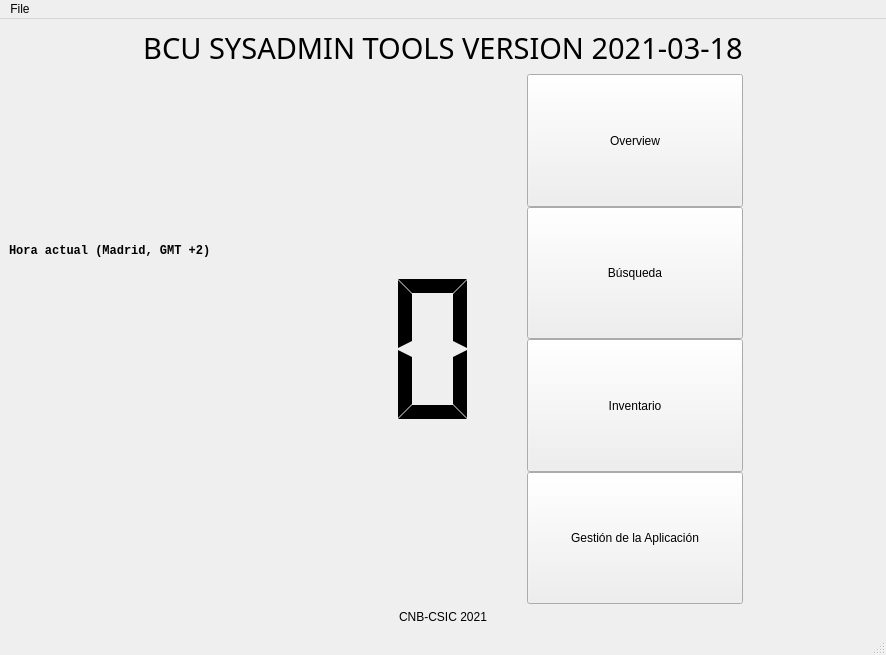
<?xml version="1.0" encoding="UTF-8"?>
<ui version="4.0">
 <class>MainWindow</class>
 <widget class="QMainWindow" name="MainWindow">
  <property name="geometry">
   <rect>
    <x>0</x>
    <y>0</y>
    <width>886</width>
    <height>655</height>
   </rect>
  </property>
  <property name="sizePolicy">
   <sizepolicy hsizetype="Expanding" vsizetype="Expanding">
    <horstretch>0</horstretch>
    <verstretch>0</verstretch>
   </sizepolicy>
  </property>
  <property name="windowTitle">
   <string>Toolbox BCU Sysadmin</string>
  </property>
  <property name="locale">
   <locale language="Spanish" country="Spain"/>
  </property>
  <widget class="QWidget" name="centralwidget">
   <property name="minimumSize">
    <size>
     <width>800</width>
     <height>0</height>
    </size>
   </property>
   <layout class="QVBoxLayout" name="verticalLayout_2">
    <item>
     <widget class="QLabel" name="label_title">
      <property name="sizePolicy">
       <sizepolicy hsizetype="Preferred" vsizetype="Fixed">
        <horstretch>0</horstretch>
        <verstretch>0</verstretch>
       </sizepolicy>
      </property>
      <property name="font">
       <font>
        <family>Inconsolata SemiBold</family>
        <pointsize>22</pointsize>
        <weight>50</weight>
        <italic>false</italic>
        <bold>false</bold>
        <kerning>true</kerning>
       </font>
      </property>
      <property name="layoutDirection">
       <enum>Qt::LeftToRight</enum>
      </property>
      <property name="frameShape">
       <enum>QFrame::NoFrame</enum>
      </property>
      <property name="frameShadow">
       <enum>QFrame::Sunken</enum>
      </property>
      <property name="text">
       <string>BCU SYSADMIN TOOLS VERSION 2021-03-18</string>
      </property>
      <property name="textFormat">
       <enum>Qt::AutoText</enum>
      </property>
      <property name="scaledContents">
       <bool>false</bool>
      </property>
      <property name="alignment">
       <set>Qt::AlignCenter</set>
      </property>
      <property name="wordWrap">
       <bool>false</bool>
      </property>
     </widget>
    </item>
    <item>
     <layout class="QHBoxLayout" name="horizontalLayout_mainContainer">
      <item>
       <layout class="QVBoxLayout" name="verticalLayout_clock">
        <item>
         <spacer name="verticalSpacer_2">
          <property name="orientation">
           <enum>Qt::Vertical</enum>
          </property>
          <property name="sizeType">
           <enum>QSizePolicy::MinimumExpanding</enum>
          </property>
          <property name="sizeHint" stdset="0">
           <size>
            <width>20</width>
            <height>40</height>
           </size>
          </property>
         </spacer>
        </item>
        <item>
         <widget class="QLabel" name="label">
          <property name="sizePolicy">
           <sizepolicy hsizetype="Maximum" vsizetype="Preferred">
            <horstretch>0</horstretch>
            <verstretch>0</verstretch>
           </sizepolicy>
          </property>
          <property name="minimumSize">
           <size>
            <width>256</width>
            <height>0</height>
           </size>
          </property>
          <property name="font">
           <font>
            <family>Monospace</family>
            <weight>75</weight>
            <bold>true</bold>
            <underline>false</underline>
           </font>
          </property>
          <property name="text">
           <string>Hora actual (Madrid, GMT +2)</string>
          </property>
         </widget>
        </item>
        <item>
         <widget class="DigitalClock" name="lcdNumber">
          <property name="sizePolicy">
           <sizepolicy hsizetype="Maximum" vsizetype="MinimumExpanding">
            <horstretch>0</horstretch>
            <verstretch>0</verstretch>
           </sizepolicy>
          </property>
          <property name="minimumSize">
           <size>
            <width>512</width>
            <height>0</height>
           </size>
          </property>
          <property name="frameShape">
           <enum>QFrame::NoFrame</enum>
          </property>
          <property name="frameShadow">
           <enum>QFrame::Plain</enum>
          </property>
          <property name="segmentStyle">
           <enum>QLCDNumber::Flat</enum>
          </property>
         </widget>
        </item>
        <item>
         <spacer name="verticalSpacer">
          <property name="orientation">
           <enum>Qt::Vertical</enum>
          </property>
          <property name="sizeHint" stdset="0">
           <size>
            <width>20</width>
            <height>40</height>
           </size>
          </property>
         </spacer>
        </item>
       </layout>
      </item>
      <item>
       <layout class="QVBoxLayout" name="verticalLayout_sections">
        <item>
         <layout class="QGridLayout" name="gridLayout">
          <property name="verticalSpacing">
           <number>0</number>
          </property>
          <item row="4" column="0">
           <widget class="QPushButton" name="pushButton_inventory">
            <property name="sizePolicy">
             <sizepolicy hsizetype="Minimum" vsizetype="MinimumExpanding">
              <horstretch>0</horstretch>
              <verstretch>0</verstretch>
             </sizepolicy>
            </property>
            <property name="text">
             <string>Inventario</string>
            </property>
           </widget>
          </item>
          <item row="4" column="1">
           <widget class="QLabel" name="label_4">
            <property name="sizePolicy">
             <sizepolicy hsizetype="Fixed" vsizetype="Fixed">
              <horstretch>0</horstretch>
              <verstretch>0</verstretch>
             </sizepolicy>
            </property>
            <property name="minimumSize">
             <size>
              <width>128</width>
              <height>128</height>
             </size>
            </property>
            <property name="text">
             <string/>
            </property>
            <property name="pixmap">
             <pixmap resource="icons.qrc">:/icons/gres/warehouse-256.png</pixmap>
            </property>
            <property name="scaledContents">
             <bool>true</bool>
            </property>
            <property name="alignment">
             <set>Qt::AlignCenter</set>
            </property>
            <property name="margin">
             <number>4</number>
            </property>
           </widget>
          </item>
          <item row="0" column="0">
           <widget class="QPushButton" name="pushButton_overview">
            <property name="sizePolicy">
             <sizepolicy hsizetype="Expanding" vsizetype="MinimumExpanding">
              <horstretch>0</horstretch>
              <verstretch>0</verstretch>
             </sizepolicy>
            </property>
            <property name="text">
             <string>Overview</string>
            </property>
           </widget>
          </item>
          <item row="5" column="0">
           <widget class="QPushButton" name="pushButton_config">
            <property name="sizePolicy">
             <sizepolicy hsizetype="Minimum" vsizetype="MinimumExpanding">
              <horstretch>0</horstretch>
              <verstretch>0</verstretch>
             </sizepolicy>
            </property>
            <property name="text">
             <string>Gestión de la Aplicación</string>
            </property>
           </widget>
          </item>
          <item row="2" column="1">
           <widget class="QLabel" name="label_3">
            <property name="sizePolicy">
             <sizepolicy hsizetype="Fixed" vsizetype="Fixed">
              <horstretch>0</horstretch>
              <verstretch>0</verstretch>
             </sizepolicy>
            </property>
            <property name="minimumSize">
             <size>
              <width>128</width>
              <height>128</height>
             </size>
            </property>
            <property name="text">
             <string/>
            </property>
            <property name="pixmap">
             <pixmap resource="icons.qrc">:/icons/gres/search-256.png</pixmap>
            </property>
            <property name="scaledContents">
             <bool>true</bool>
            </property>
            <property name="alignment">
             <set>Qt::AlignCenter</set>
            </property>
            <property name="margin">
             <number>4</number>
            </property>
           </widget>
          </item>
          <item row="5" column="1">
           <widget class="QLabel" name="label_5">
            <property name="sizePolicy">
             <sizepolicy hsizetype="Fixed" vsizetype="Fixed">
              <horstretch>0</horstretch>
              <verstretch>0</verstretch>
             </sizepolicy>
            </property>
            <property name="minimumSize">
             <size>
              <width>128</width>
              <height>128</height>
             </size>
            </property>
            <property name="text">
             <string/>
            </property>
            <property name="pixmap">
             <pixmap resource="icons.qrc">:/icons/gres/gear-256.png</pixmap>
            </property>
            <property name="scaledContents">
             <bool>true</bool>
            </property>
            <property name="alignment">
             <set>Qt::AlignCenter</set>
            </property>
            <property name="margin">
             <number>4</number>
            </property>
           </widget>
          </item>
          <item row="2" column="0">
           <widget class="QPushButton" name="pushButton_find">
            <property name="sizePolicy">
             <sizepolicy hsizetype="Minimum" vsizetype="MinimumExpanding">
              <horstretch>0</horstretch>
              <verstretch>0</verstretch>
             </sizepolicy>
            </property>
            <property name="text">
             <string>Búsqueda</string>
            </property>
           </widget>
          </item>
          <item row="0" column="1">
           <widget class="QLabel" name="label_2">
            <property name="sizePolicy">
             <sizepolicy hsizetype="Fixed" vsizetype="Fixed">
              <horstretch>0</horstretch>
              <verstretch>0</verstretch>
             </sizepolicy>
            </property>
            <property name="minimumSize">
             <size>
              <width>128</width>
              <height>128</height>
             </size>
            </property>
            <property name="text">
             <string notr="true"/>
            </property>
            <property name="pixmap">
             <pixmap resource="icons.qrc">:/icons/gres/eye_256.ico</pixmap>
            </property>
            <property name="scaledContents">
             <bool>true</bool>
            </property>
            <property name="alignment">
             <set>Qt::AlignCenter</set>
            </property>
            <property name="margin">
             <number>4</number>
            </property>
           </widget>
          </item>
         </layout>
        </item>
       </layout>
      </item>
     </layout>
    </item>
    <item>
     <widget class="QLabel" name="label_copyright">
      <property name="text">
       <string>CNB-CSIC 2021</string>
      </property>
      <property name="alignment">
       <set>Qt::AlignCenter</set>
      </property>
      <property name="wordWrap">
       <bool>false</bool>
      </property>
     </widget>
    </item>
   </layout>
  </widget>
  <widget class="QMenuBar" name="menubar">
   <property name="geometry">
    <rect>
     <x>0</x>
     <y>0</y>
     <width>886</width>
     <height>27</height>
    </rect>
   </property>
   <widget class="QMenu" name="menuFile">
    <property name="title">
     <string>File</string>
    </property>
    <addaction name="actionExit"/>
   </widget>
   <addaction name="menuFile"/>
  </widget>
  <widget class="QStatusBar" name="statusbar"/>
  <action name="actionExit">
   <property name="text">
    <string>Exit</string>
   </property>
   <property name="shortcut">
    <string>Ctrl+W</string>
   </property>
  </action>
 </widget>
 <customwidgets>
  <customwidget>
   <class>DigitalClock</class>
   <extends>QLCDNumber</extends>
   <header>digitalclock.h</header>
  </customwidget>
 </customwidgets>
 <resources>
  <include location="icons.qrc"/>
 </resources>
 <connections/>
</ui>
